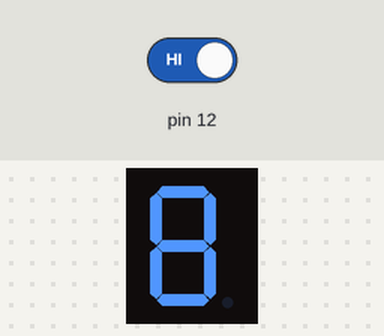
Simulated run of this sketch. Board: Arduino Uno, built with avr-gcc and run on an emulated ATmega328P. Shown: 1-digit seven-segment display. Wiring (inferred from the names in the program): 1-digit 7-segment display, segments lit when LOW: segments pin 2, pin 3, pin 4, pin 5, pin 6, pin 7, pin 8. The test bench sets the inputs (shaded band); at power-on: pin 12 HIGH. The segment pins are drawn as the display they are named for.

Above: at 1.2 s.
1.3 s: pin 12 driven LOW
At 1.45 s:
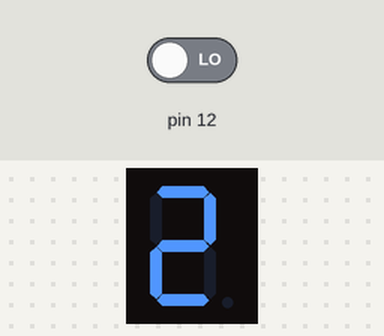
At 2.05 s:
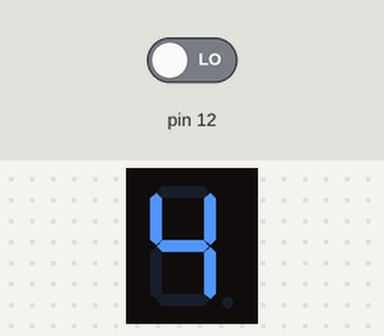
4.3 s: pin 12 driven HIGH
Timing chart, 0 to 7.3 s (numbered marks = the images above; inputs shaded):
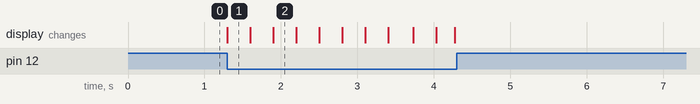

The sketch:

seven-segment-shape-loop.ino
```cpp
#define A 2
#define B 3
#define C 4
#define D 5
#define E 6
#define F 7
#define G 8
#define kaiguan 12


void setup() {
  // put your setup code here, to run once:
  pinMode(12,INPUT);

    pinMode(2,OUTPUT);
      pinMode(3,OUTPUT);
        pinMode(4,OUTPUT);
          pinMode(5,OUTPUT);
            pinMode(6,OUTPUT);
              pinMode(7,OUTPUT);
                pinMode(8,OUTPUT);
}

void loop() {
  // put your main code here, to run repeatedly:
  if(digitalRead(12)==LOW){

    digitalWrite(A,HIGH);
        digitalWrite(B,HIGH);
            digitalWrite(C,HIGH);
                digitalWrite(D,HIGH);
                  digitalWrite(E,LOW);
                    digitalWrite(F,LOW);
                      digitalWrite(G,HIGH);
                        delay(30);}
                        if(digitalRead(12)==LOW){
      digitalWrite(A,LOW);
        digitalWrite(B,LOW);
            digitalWrite(C,HIGH);
                digitalWrite(D,LOW);
                  digitalWrite(E,LOW);
                    digitalWrite(F,HIGH);
                      digitalWrite(G,LOW);
                      delay(30);}
                      if(digitalRead(12)==LOW){
      digitalWrite(A,LOW);
        digitalWrite(B,LOW);
            digitalWrite(C,LOW);
                digitalWrite(D,LOW);
                  digitalWrite(E,HIGH);
                    digitalWrite(F,HIGH);
                      digitalWrite(G,LOW);
                      delay(30);}
                      if(digitalRead(12)==LOW){
        digitalWrite(A,HIGH);
        digitalWrite(B,LOW);
            digitalWrite(C,LOW);
                digitalWrite(D,HIGH);
                  digitalWrite(E,HIGH);
                    digitalWrite(F,LOW);
                      digitalWrite(G,LOW);
                      delay(30);}
                      if(digitalRead(12)==LOW){
         digitalWrite(A,LOW);
        digitalWrite(B,HIGH);
            digitalWrite(C,LOW);
                digitalWrite(D,LOW);
                  digitalWrite(E,HIGH);
                    digitalWrite(F,LOW);
                      digitalWrite(G,LOW);
                      delay(30);}
                      if(digitalRead(12)==LOW){
            digitalWrite(A,LOW);
        digitalWrite(B,HIGH);
            digitalWrite(C,LOW);
                digitalWrite(D,LOW);
                  digitalWrite(E,LOW);
                    digitalWrite(F,LOW);
                      digitalWrite(G,LOW);
                      delay(30);}
                      if(digitalRead(12)==LOW){
            digitalWrite(A,LOW);
        digitalWrite(B,LOW);
            digitalWrite(C,LOW);
                digitalWrite(D,HIGH);
                  digitalWrite(E,HIGH);
                    digitalWrite(F,HIGH);
                      digitalWrite(G,HIGH);
                      delay(30);}
                      if(digitalRead(12)==LOW){
                      digitalWrite(A,LOW);
        digitalWrite(B,LOW);
            digitalWrite(C,LOW);
                digitalWrite(D,LOW);
                  digitalWrite(E,LOW);
                    digitalWrite(F,LOW);
                      digitalWrite(G,LOW);
                      delay(30);}
                      if(digitalRead(12)==LOW){
                       digitalWrite(A,LOW);
                       digitalWrite(B,LOW);
            digitalWrite(C,LOW);
                digitalWrite(D,HIGH);
                  digitalWrite(E,HIGH);
                    digitalWrite(F,LOW);
                      digitalWrite(G,LOW);
                      delay(30);}


}
```

Measured:
- after the input at 1.3 s, the display: changes at once (image 1)
- after the input at 4.3 s, every drawn part: stays the same
